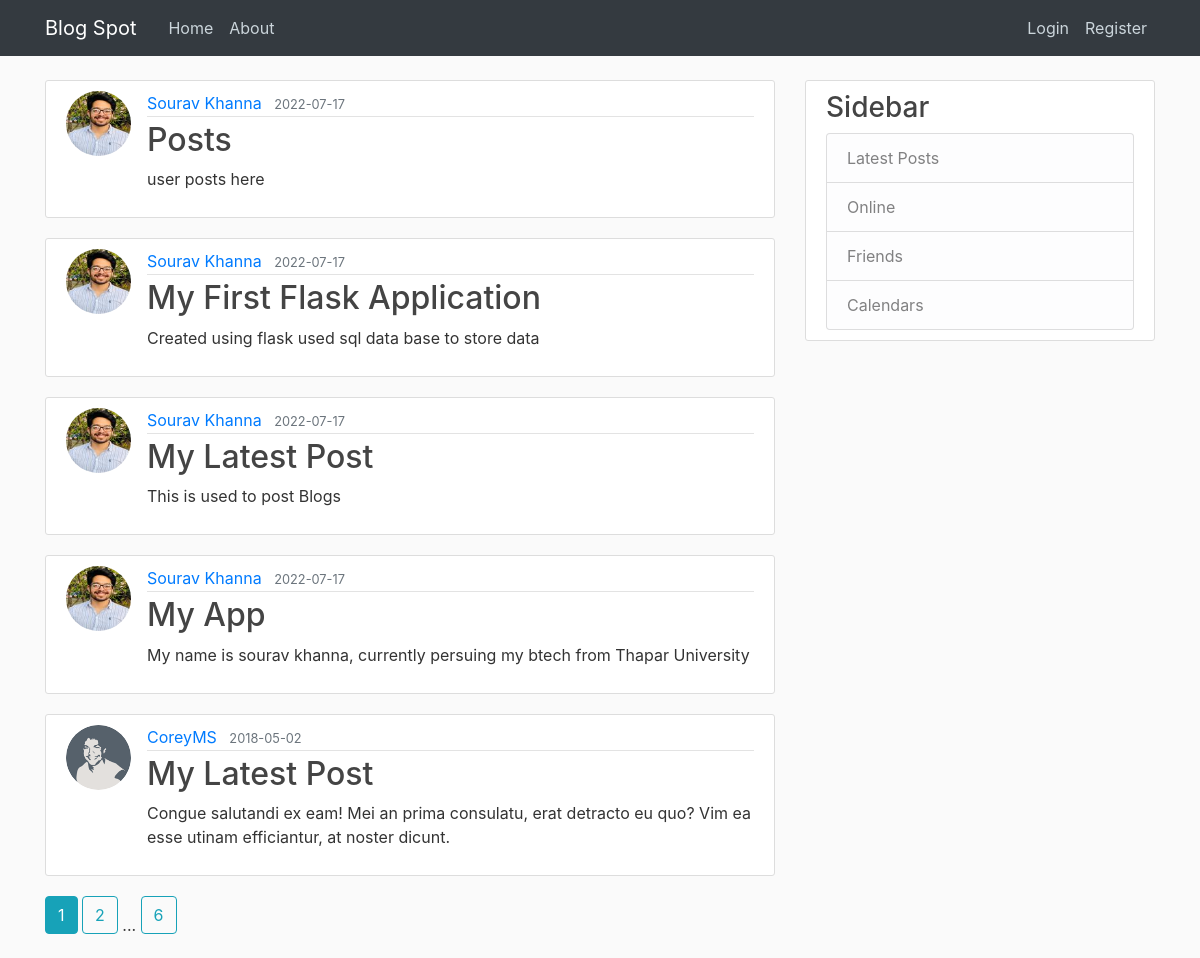
The page /home on the database its author committed.
### flaskblog/models.py (models this page shows, shortened)
class Post(db.Model):
    id = db.Column(db.Integer, primary_key=True)
    title = db.Column(db.String(100), nullable=False)
    date_posted = db.Column(db.DateTime, nullable=False, default=datetime.utcnow)
    content = db.Column(db.Text, nullable=False)
    user_id = db.Column(db.Integer, db.ForeignKey('user.id'), nullable=False)

class User(db.Model, UserMixin):
    id = db.Column(db.Integer, primary_key=True)
    username = db.Column(db.String(20), unique=True, nullable=False)
    email = db.Column(db.String(120), unique=True, nullable=False)
    image_file = db.Column(db.String(20), nullable=False, default='default.jpg')
    password = db.Column(db.String(60), nullable=False)
    posts = db.relationship('Post', backref='author', lazy=True)

### flaskblog/routes.py (the view)
@app.route("/")
@app.route("/home")
def home():
    page = request.args.get('page', 1, type=int)
    posts = Post.query.order_by(Post.date_posted.desc()).paginate(page=page, per_page=5)
    return render_template('home.html', posts=posts)

### flaskblog/templates/home.html
{% extends "layout.html" %}
{% block content %}
    {% for post in posts.items %}
        <article class="media content-section">
          <img class="rounded-circle article-img" src="{{ url_for('static', filename='profile_pics/' + post.author.image_file) }}">
          <div class="media-body">
            <div class="article-metadata">
              <a class="mr-2" href="{{ url_for('user_posts', username=post.author.username) }}">{{ post.author.username }}</a>
              <small class="text-muted">{{ post.date_posted.strftime('%Y-%m-%d') }}</small>
            </div>
            <h2><a class="article-title" href="{{ url_for('post', post_id=post.id) }}">{{ post.title }}</a></h2>
            <p class="article-content">{{ post.content }}</p>
          </div>
        </article>
    {% endfor %}
    {% for page_num in posts.iter_pages(left_edge=1, right_edge=1, left_current=1, right_current=2) %}
      {% if page_num %}
        {% if posts.page == page_num %}
          <a class="btn btn-info mb-4" href="{{ url_for('home', page=page_num) }}">{{ page_num }}</a>
        {% else %}
          <a class="btn btn-outline-info mb-4" href="{{ url_for('home', page=page_num) }}">{{ page_num }}</a>
        {% endif %}
      {% else %}
        ...
      {% endif %}
    {% endfor %}
{% endblock content %}

### flaskblog/templates/layout.html (shortened to what this page needs)
<!DOCTYPE html>
<html>
<head>
    <link rel="stylesheet" href="https://maxcdn.bootstrapcdn.com/bootstrap/4.0.0/css/bootstrap.min.css">
    <link rel="stylesheet" type="text/css" href="{{ url_for('static', filename='main.css') }}">
</head>
<body>
    <header class="site-header">
      <nav class="navbar navbar-expand-md navbar-dark bg-dark fixed-top">
        <div class="container">
          <a class="navbar-brand mr-4" href="/">Blog Spot</a>
          <div class="collapse navbar-collapse" id="navbarToggle">
            <div class="navbar-nav mr-auto">
              <a class="nav-item nav-link" href="{{ url_for('home') }}">Home</a>
              <a class="nav-item nav-link" href="{{ url_for('about') }}">About</a>
            </div>
            <div class="navbar-nav">
              {% if current_user.is_authenticated %}
                <a class="nav-item nav-link" href="{{ url_for('new_post') }}">New Post</a>
                <a class="nav-item nav-link" href="{{ url_for('account') }}">Account</a>
                <a class="nav-item nav-link" href="{{ url_for('logout') }}">Logout</a>
              {% else %}
                <a class="nav-item nav-link" href="{{ url_for('login') }}">Login</a>
                <a class="nav-item nav-link" href="{{ url_for('register') }}">Register</a>
              {% endif %}
            </div>
          </div>
        </div>
      </nav>
    </header>
    <main role="main" class="container">
      <div class="row">
        <div class="col-md-8">
          {% block content %}{% endblock %}
        </div>
        <div class="col-md-4">
          <div class="content-section">
            <h3>Sidebar</h3>
              <ul class="list-group">
                <li class="list-group-item list-group-item-light">Latest Posts</li>
                <li class="list-group-item list-group-item-light">Online</li>
                <li class="list-group-item list-group-item-light">Friends</li>
                <li class="list-group-item list-group-item-light">Calendars</li>
              </ul>
          </div>
        </div>
      </div>
    </main>
</body>
</html>

### flaskblog/static/main.css (style rules this page uses)
body { background: #fafafa; color: #333333; margin-top: 5rem; }
h1, h2, h3, h4, h5, h6 { color: #444444; }
.site-header .navbar-nav .nav-link { color: #cbd5db; }
.content-section { background: #ffffff; padding: 10px 20px; border: 1px solid #dddddd; border-radius: 3px; margin-bottom: 20px; }
.article-title { color: #444444; }
.article-content { white-space: pre-line; }
.article-img { height: 65px; width: 65px; margin-right: 16px; }
.article-metadata { padding-bottom: 1px; margin-bottom: 4px; border-bottom: 1px solid #e3e3e3 }

### rows shown on the page
Post: image_file (picture), author.username "Sourav Khanna", date_posted "2022-07-17", title "Posts", content "user posts here"
Post: image_file (picture), author.username "Sourav Khanna", date_posted "2022-07-17", title "My First Flask Application", content "Created using flask used sql data base to store data"
Post: image_file (picture), author.username "Sourav Khanna", date_posted "2022-07-17", title "My Latest Post", content "This is used to post Blogs"
Post: image_file (picture), author.username "Sourav Khanna", date_posted "2022-07-17", title "My App", content "My name is sourav khanna, currently persuing my btech from Thapar University"
Post: image_file (picture), author.username "CoreyMS", date_posted "2018-05-02", title "My Latest Post", content "Congue salutandi ex eam! Mei an prima consulatu, erat detracto eu quo? Vim ea esse utinam efficiantur, at noster dicunt."

### other values the page prints
{{ page_num }} "1"
{{ page_num }} "2" "6"
